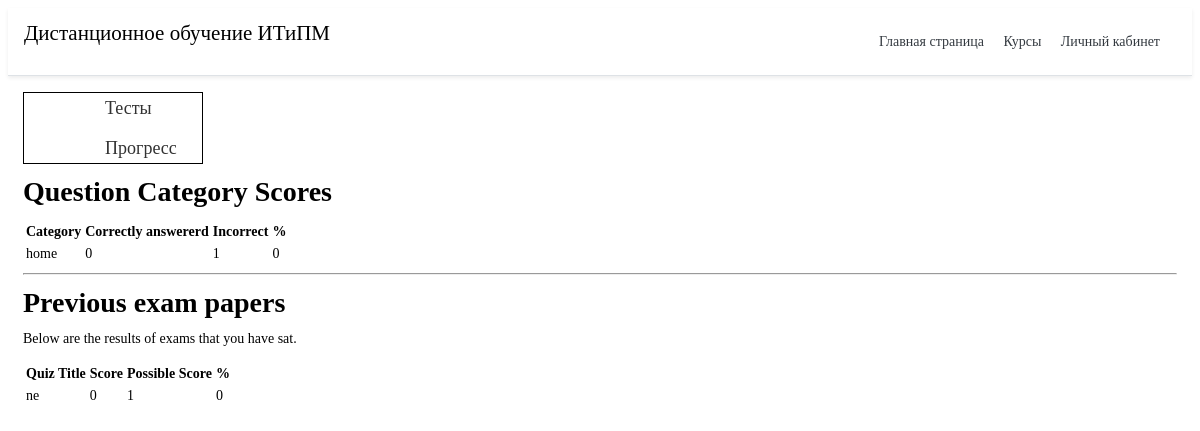
The app's page /test/progress/ (signed in) with its own data.
### quiz/models.py (models this page shows, shortened)
class Category(models.Model):
    category = models.CharField(
        verbose_name=_("Category"),
        max_length=250, blank=True,
        unique=True, null=True)
    objects = CategoryManager()
    class Meta:
        verbose_name = _("Категория")
        verbose_name_plural = _("Категории")

class Sitting(models.Model):
    user = models.ForeignKey(settings.AUTH_USER_MODEL, verbose_name=_("User"), on_delete=models.CASCADE)
    quiz = models.ForeignKey(Quiz, verbose_name=_("Quiz"), on_delete=models.CASCADE)
    question_order = models.CharField(validators=[validate_comma_separated_integer_list],
        max_length=1024, verbose_name=_("Question Order"))
    question_list = models.CharField(validators=[validate_comma_separated_integer_list],
        max_length=1024, verbose_name=_("Question List"))
    incorrect_questions = models.CharField(validators=[validate_comma_separated_integer_list],
        max_length=1024, blank=True, verbose_name=_("Incorrect questions"))
    current_score = models.IntegerField(verbose_name=_("Current Score"))
    complete = models.BooleanField(default=False, blank=False,
                                   verbose_name=_("Complete"))
    user_answers = models.TextField(blank=True, default='{}',
                                    verbose_name=_("User Answers"))
    start = models.DateTimeField(auto_now_add=True,
                                 verbose_name=_("Start"))
    end = models.DateTimeField(null=True, blank=True, verbose_name=_("End"))
    objects = SittingManager()
    class Meta:
        permissions = (("view_sittings", _("Can see completed exams.")),)
    def _question_ids(self):
        return [int(n) for n in self.question_order.split(',') if n]
    @property
    def get_percent_correct(self):
        dividend = float(self.current_score)
        divisor = len(self._question_ids())
        if divisor < 1:
            return 0            # prevent divide by zero error
        if dividend > divisor:
            return 100
        correct = int(round((dividend / divisor) * 100))
        if correct >= 1:
            return correct
        else:
            return 0
    @property
    def get_max_score(self):
        return len(self._question_ids())

class Quiz(models.Model):
    title = models.CharField(
        verbose_name=_("Название"),
        max_length=60, blank=False)
    description = models.TextField(
        verbose_name=_("Описание"),
        blank=True, help_text=_("a description of the quiz"))
    url = models.SlugField(
        max_length=60, blank = False,
        help_text=_("Введите ссылку"),
        verbose_name=_("Ссылка теста")
    )
    category = models.ForeignKey(
        Category, null=True, blank=True,
        verbose_name=_("Категория"), on_delete=models.CASCADE)
    random_order = models.BooleanField(
        blank=False, default=False,
        verbose_name=_("Перемешать вопросы"))
    max_questions = models.PositiveIntegerField(
        blank=True, null=True, verbose_name=_("Количество вопросов"),
        help_text=_("Количество вопросов, на которые ужно ответить при каждой попытке."))
    answers_at_end = models.BooleanField(
        blank=False, default=False,
        help_text=_("Правильный ответ не отображается после вопроса."
                    " Ответы отображаются в конце."),
        verbose_name=_("Ответы отображаются в конце"))
    exam_paper = models.BooleanField(
        blank=False, default=False,
        help_text=_("Если да, то результат каждой попытки"
                    " пользователя будет сохранен. Необходимо для маркировки."),
        verbose_name=_("Экзамен"))
    single_attempt = models.BooleanField(
        blank=False, default=False,
        help_text=_("Если включенно, то можно пройти только одну попытку"),
        verbose_name=_("Одна попытка")
    )
    pass_mark = models.SmallIntegerField(
        blank=True, default=0,
        verbose_name=_("Минимальный процент"),
        help_text=_("Процент для минимального прохождения теста."),
        validators=[MaxValueValidator(100)])
    success_text = models.TextField(
        blank=True, help_text=_("При неправельном прохождение теста"),
        verbose_name=_("Отображается, если пользователь"
                       " проходит тест")
    )
    fail_text = models.TextField(
        verbose_name=_("При неправельном прохождение теста"),
        blank=True,
        help_text=_("Отображается, если пользователь"
                    "не проходит тест.")
    )
    draft = models.BooleanField(
        blank=True, default=False,
        verbose_name=_("Проект"),
        help_text=_("Если да, то тест не отображается"
                    "в списке викторин и может быть только"
                    "взято пользователями, которые могут редактировать тест."))
    class Meta:
        verbose_name = _("Тест")
        verbose_name_plural = _("Тесты")

### quiz/views.py (the view)
class QuizUserProgressView(TemplateView):
    template_name = 'progress.html'
    @method_decorator(login_required)
    def dispatch(self, request, *args, **kwargs):
        return super(QuizUserProgressView, self)\
            .dispatch(request, *args, **kwargs)
    def get_context_data(self, **kwargs):
        context = super(QuizUserProgressView, self).get_context_data(**kwargs)
        progress, c = Progress.objects.get_or_create(user=self.request.user)
        context['cat_scores'] = progress.list_all_cat_scores
        context['exams'] = progress.show_exams()
        return context

### quiz/models.py (called while the page is built)
    def show_exams(self):
        return Sitting.objects.filter(user=self.user, complete=True)

### quiz/templates/progress.html (shortened to what this page needs)
{% extends "main/base.html" %}
{% load i18n %}
{% load quiz_tags %}
{% block content %}
<div class="menu_gl">
	<ul class="menu">
	   <ul class="navbar-nav rm-auto">
        {% if user.is_authenticated %}
        <li class="nav-tem" style="color:gray">
          <a href="{% url 'quiz_index' %}" class="nav-link">Тесты</a>
        </li>
        <li class="nav-tem" style="color:gray">
            <a href="{% url 'quiz_progress' %}" class="nav-link">Прогресс</a>
          </li>
        {% endif %}
      </ul>
</div>
  {% if cat_scores %}
  <h1>{% trans "Question Category Scores" %}</h1>
  <table class="table table-bordered table-striped">
	<thead>
	  <tr>
		<th>{% trans "Category" %}</th>
		<th>{% trans "Correctly answererd" %}</th>
		<th>{% trans "Incorrect" %}</th>
		<th>%</th>
	  </tr>
	</thead>
	<tbody>
	  {% for cat, value in cat_scores.items %}
	  <tr>
		<td>{{ cat }}</td>
		<td>{{ value.0 }}</td>
		<td>{{ value.1 }}</td>
		<td>{{ value.2 }}</td>
	  </tr>
	  {% endfor %}
	</tbody>
  </table>
  {% endif %}
  {% if exams %}
  <hr>
  <h1>{% trans "Previous exam papers" %}</h1>
  <p class="lead">
	{% trans "Below are the results of exams that you have sat." %}
  </p>
  <table class="table table-bordered table-striped">
	<thead>
	  <tr>
		<th>{% trans "Quiz Title" %}</th>
		<th>{% trans "Score" %}</th>
		<th>{% trans "Possible Score" %}</th>
		<th>%</th>
	  </tr>
	</thead>
	<tbody>
	  {% for exam in exams %}
	  <tr>
		<td>{{ exam.quiz.title }}</td>
		<td>{{ exam.current_score }}</td>
		<td>{{ exam.get_max_score }}</td>
		<td>{{ exam.get_percent_correct }}</td>
	  </tr>
	  {% endfor %}
	</tbody>
  </table>
  {% endif %}
{% endblock %}

### main/static/main/css/style.css (style rules this page uses)
li { list-style-type:none; }
a { text-decoration: none; display: inline-block; }
body { font-family: 'PT Serif', serif; font-weight: 400; font-size: 14px; line-height: 18px; color: #000; background-color: #fff; }
.menu { border: 1px solid #000; max-width: 150px; }
.menu li { display: inline-block; }
.menu a { color: #323232; font-size: 18px; line-height: 28px; border: 1px solid transparent; transition: ALL .3s; }
.menu li+li { padding-top: 10px; }
.menu_gl { width: 180px; }

### records on screen
Category: cat_scores "home"
Sitting: quiz "ne", current_score "0", get_max_score "1", get_percent_correct "0"

### other values on screen
{{ value.0 }} "0"
{{ value.1 }} "1"
{{ value.2 }} "0"
